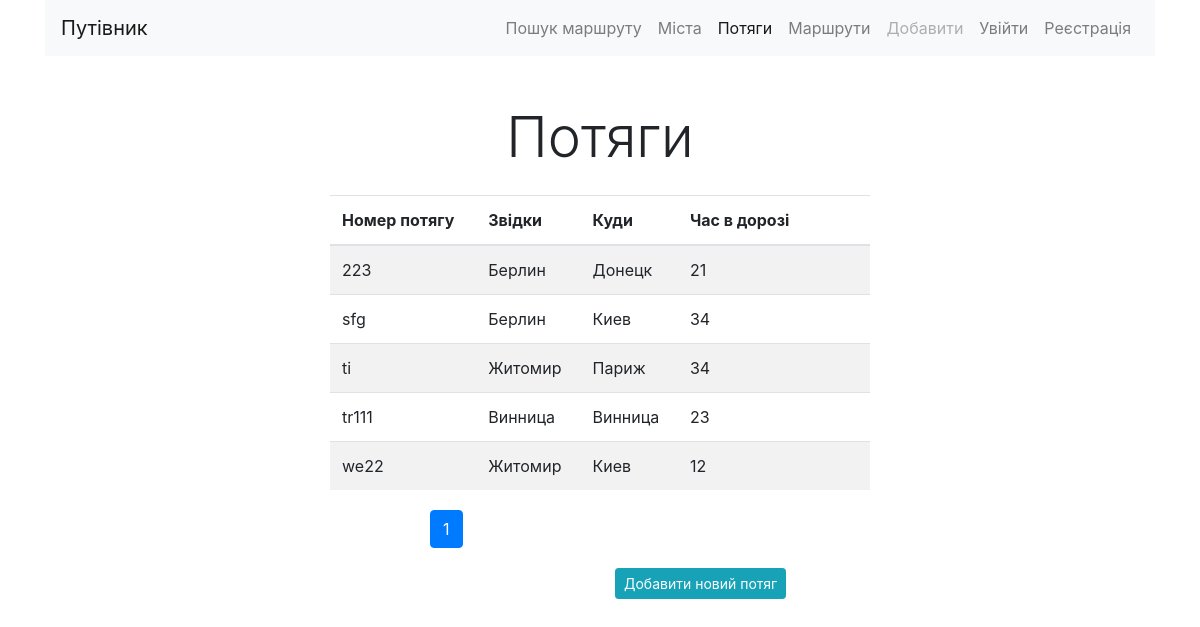
The app's page /trains/, older data.
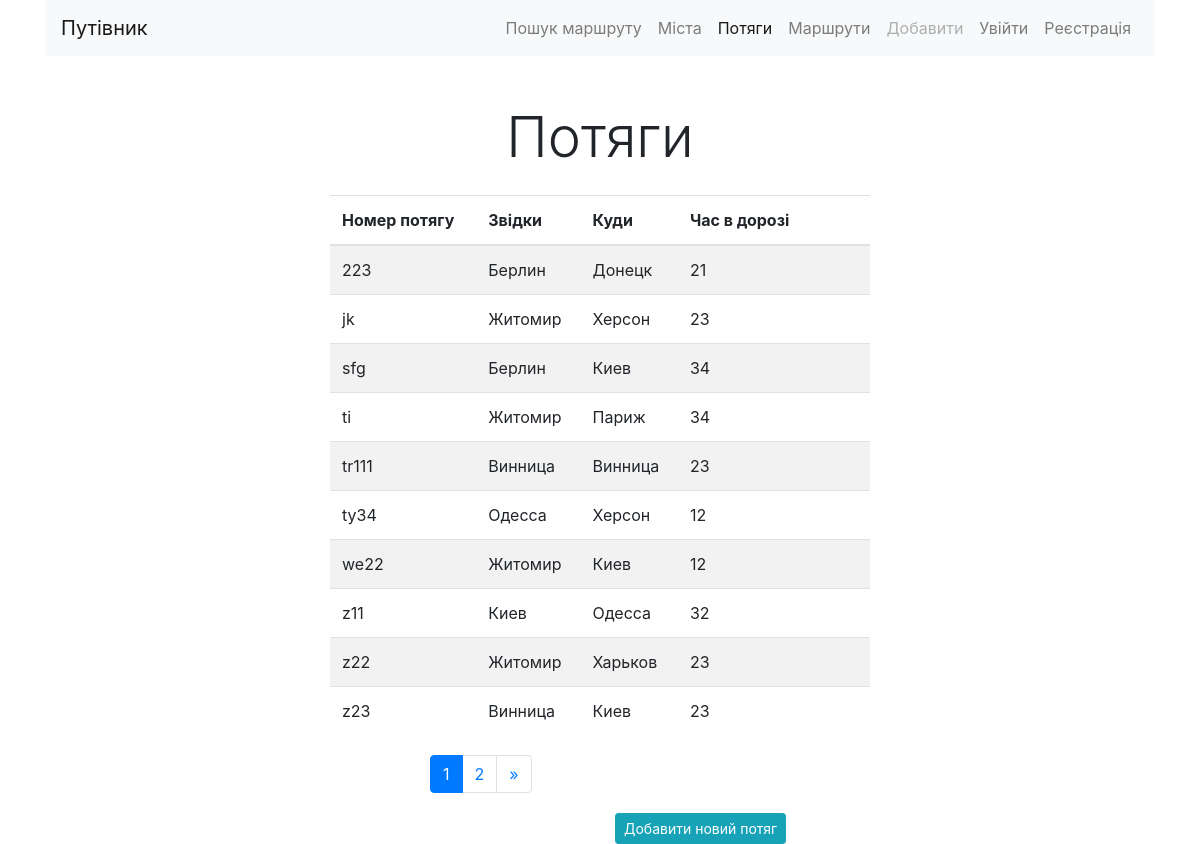
The same page, newer data.
### trains/models.py (models this page shows, shortened)
class Train(models.Model):
    name = models.CharField(max_length=100, unique=True, verbose_name='Номер потягу')
    from_city = models.ForeignKey(City, on_delete=models.CASCADE,
                                    verbose_name='Звідки', related_name='from_city')
    to_city = models.ForeignKey(City, on_delete=models.CASCADE,
                                    verbose_name='Куди', related_name='to_city')
    travel_time = models.IntegerField(verbose_name='Час в дорозі')
    class Meta:
        verbose_name = 'Потяг'
        verbose_name_plural = 'Потяги'
        ordering = ['name']

### cities/models.py (models this page shows)
class City(models.Model):
    name = models.CharField(max_length=100, unique=True)
    def __str__(self):
        return self.name
    class Meta:
        verbose_name = 'Місто'
        verbose_name_plural = 'Міста'
        ordering = ['name']

### trains/views.py (the view)
# urls.py: path('', home, name='home'),
def home(request):
    trains = Train.objects.all()
    paginator = Paginator(trains, 10)
    page = request.GET.get('page')
    trains = paginator.get_page(page)
    return render(request, 'trains/home.html', {'objects_list': trains})

### trains/templates/trains/home.html (shortened to what this page needs)
{% extends 'base.html' %}
{% block content %}
<h1 class="display-4 text-center my-4">Потяги</h1>
<div class="row ">
<div class='col-md-6 mx-auto'>
<table class="table table-striped">
    <thead>
        <tr>
        <th> Номер потягу</th>
        <th> Звідки</th>
        <th> Куди</th>
        <th> Час в дорозі</th>
        <th> &nbsp;</th>
        <th> &nbsp;</th>
        </tr>
    </thead>
    <tbody>
        {% for object in objects_list%}
       <tr>
            <td>{{object.name}}</td>
            <td>{{object.from_city}}</td>
            <td>{{object.to_city}}</td>
            <td>{{object.travel_time}}</td>
            <td></td>
            <td></td>
        </tr>
        {% endfor %}
    </tbody>
</table>
</div>
</div>
 <div id="navigation" class="container my-1">
     <div class="row">
         <div class="col-md-8 ml-auto">
             <nav aria-label="Page navigation example">
                 <ul class="pagination ">
                     {% for page in objects_list.paginator.page_range %}
                        {% if page == objects_list.number %}
                            <li class="page-item active">
                                <a class="page-link" href="#"> {{page}}
                                </a>
                            </li>
                        {% else %}
                            <li class="page-item">
                                <a class="page-link"
                                    href="?page={{page}}">
                                    {{page}}
                                </a>
                            </li>
                        {% endif %}
                     {% endfor %}
                     {% if objects_list.has_next %}
                        <li class="page-item">
                            <a class="page-link"
                                href="?page={{objects_list.paginator.num_pages }}"
                                    aria-label="Next">
                                <span aria-hidden="true">&raquo;</span>
                            </a>
                        </li>
                     {% endif %}
                 </ul>
             </nav>
         </div>
     </div>
 </div>
<div class="row">
    <div class='col-md-6 ml-auto'>
        <a href='{% url "trains:add" %}'>
        <button type="button" class="btn btn-info btn-sm"> Добавити новий потяг </button>
        </a>
    </div>
</div>
{% endblock content %}

Row changes from the older to the newer data that the page shows:
added Train: name "jk", from_city "Житомир", to_city "Херсон", travel_time "23"
added Train: name "ty34", from_city "Одесса", to_city "Херсон", travel_time "12"
added Train: name "z11", from_city "Киев", to_city "Одесса", travel_time "32"
added Train: name "z22", from_city "Житомир", to_city "Харьков", travel_time "23"
added Train: name "z23", from_city "Винница", to_city "Киев", travel_time "23"
Text that changed along with them:
new list line: "2"
